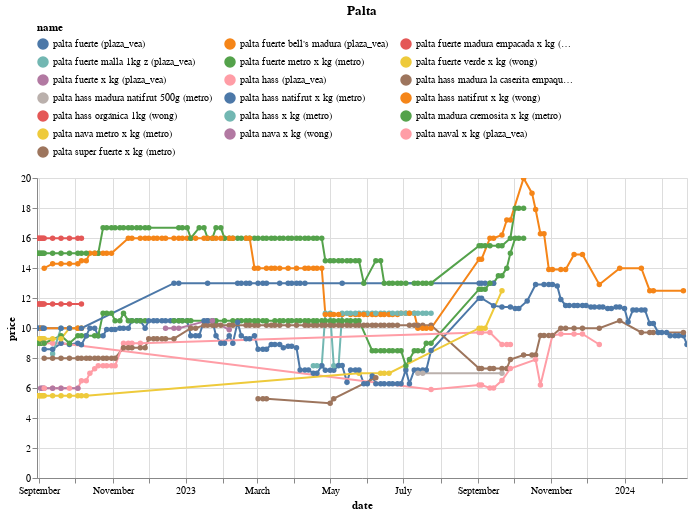

Notebook code for this chart:
### Code cell
(df
 .loc[df.name.isin(names)]
 .pipe(alt.Chart)
 .mark_line(point=True)
 .encode(x='date', y='price', color='name', tooltip=['name','price'])
 .properties(width=650, title='Palta')
 .interactive()
 .configure_legend(orient='top', columns=3)
)

### Figure 1 — Vega-Lite specification as saved in the notebook (floating-point values rounded to 4 significant figures; data arrays with more than 128 entries replaced by an {"elided": "..."} marker saying what was removed)
{"config": {"view": {"continuousWidth": 300, "continuousHeight": 300}, "legend": {"columns": 3, "orient": "top"}}, "data": {"name": "data-fcba1093ca0b126621d429c61da34304"}, "mark": {"type": "line", "point": true}, "encoding": {"color": {"field": "name", "type": "nominal"}, "tooltip": [{"field": "name", "type": "nominal"}, {"field": "price", "type": "quantitative"}], "x": {"field": "date", "type": "temporal"}, "y": {"field": "price", "type": "quantitative"}}, "params": [{"name": "param_14", "select": {"type": "interval", "encodings": ["x", "y"]}, "bind": "scales"}], "title": "Palta", "width": 650, "$schema": "https://vega.github.io/schema/vega-lite/v5.16.3.json", "datasets": {"data-fcba1093ca0b126621d429c61da34304": {"elided": "697 records"}}}
